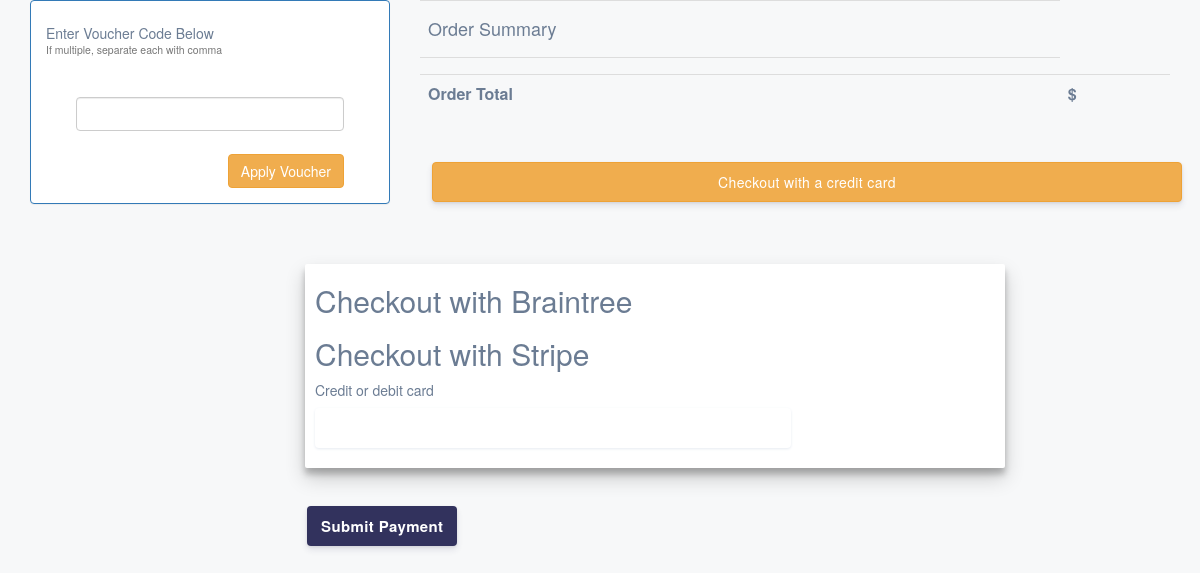
Before: /cart/checkout/ (signed in) with the older database file.
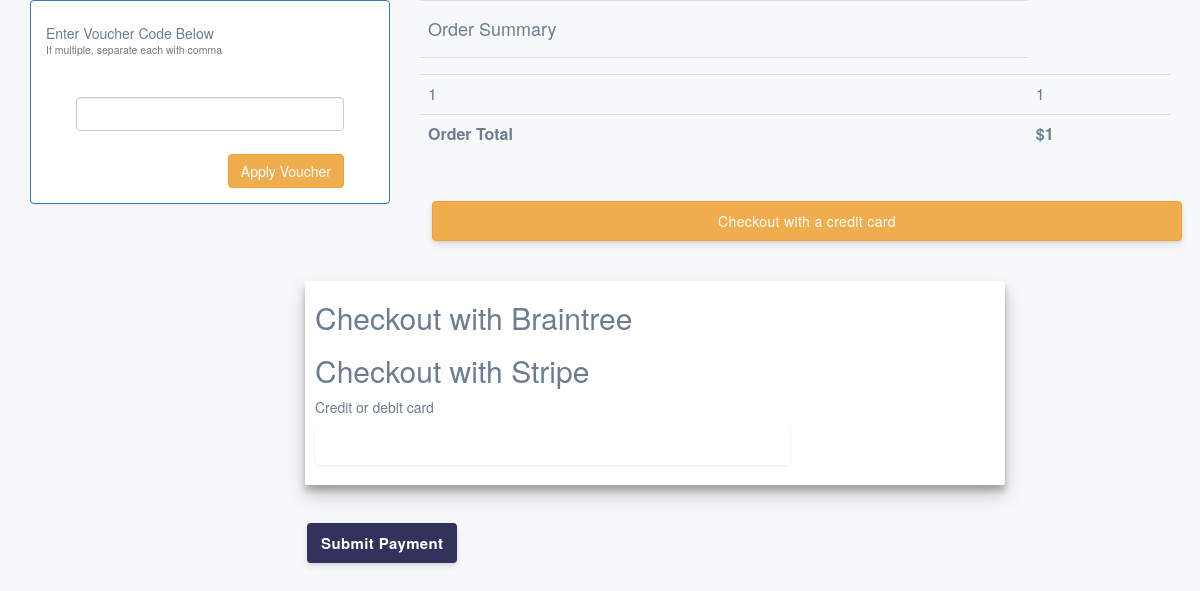
After: the same page with the newer database file.
### shopping_cart/models.py (models this page shows, shortened)
class OrderItem(models.Model):
    product = models.OneToOneField(Product, on_delete=models.SET_NULL, null=True)
    is_ordered = models.BooleanField(default=False)
    date_added = models.DateTimeField(auto_now=True)
    date_ordered = models.DateTimeField(null=True)
    def __str__(self):
        return '{0}'.format(self.id)

class Order(models.Model):
    ref_code = models.CharField(max_length=15)
    owner = models.ForeignKey(Profile, on_delete=models.SET_NULL, null=True)
    is_ordered = models.BooleanField(default=False)
    items = models.ManyToManyField(OrderItem)
    date_ordered = models.DateTimeField(auto_now=True)
    def get_cart_items(self):
        return self.items.all()
    def get_cart_total(self):
        return sum([item.product.price for item in self.items.all()])

### products/models.py (models this page shows, shortened)
class Product(models.Model):
    country = models.CharField(max_length=50, verbose_name='Страна')
    state = models.CharField(max_length=50, verbose_name='Штат')
    city = models.CharField(max_length=50, verbose_name='Город')
    data = models.CharField(max_length=100, verbose_name='Дата')
    status = models.CharField(max_length=50, verbose_name='Статус')
    number_track = models.CharField(max_length=50, verbose_name='Номер трека')
    price = models.IntegerField()

### shopping_cart/views.py (the view, shortened to what this page needs)
@login_required()
def checkout(request, **kwargs):
    client_token = 1#generate_client_token()
    existing_order = get_user_pending_order(request)
    publishKey = settings.STRIPE_PUBLISHABLE_KEY
    context = {
        'order': existing_order,
        'client_token': client_token,
        'STRIPE_PUBLISHABLE_KEY': publishKey
    }
    return render(request, 'shopping_cart/checkout.html', context)

### shopping_cart/views.py (called while the page is built)
def get_user_pending_order(request):
    user_profile = get_object_or_404(Profile, user=request.user)
    order = Order.objects.filter(owner=user_profile, is_ordered=False)
    if order.exists():
        return order[0]
    return 0

### shopping_cart/templates/shopping_cart/checkout.html (shortened to what this page needs)
{% load static %}
<!DOCTYPE html>
<html lang="en">
<head>
    <link href="https://maxcdn.bootstrapcdn.com/bootstrap/3.3.7/css/bootstrap.min.css" type="text/css" rel="stylesheet">
    <link rel="stylesheet" type="text/css" href="{% static 'css/checkout.css' %}">
</head>
<body>
    <div class="container">
    <section>
      <div class="row" id="tablerow">
      <div class="col-md-4 col-xs-12">
        <div class="panel panel-primary">
          <div class="panel-body">
            <h5>Enter Voucher Code Below<br><small>If multiple, separate each with comma</small></h5>
            <div>
              <form action="." method="post">
                <input type="text"  name="voucher_codes" class="form-control" id="voucher_code" required>
                <br>
                <span>
                  <input type="submit" class="btn btn-warning pull-right" value="Apply Voucher">
                </span>
              </form>
            </div>
          </div>
        </div>
      </div>
      <div class="col-md-8 col-xs-12">
        <table class="table">
          <tr>
            <td><h4>Order Summary</h4></td>
          </tr>
          <tr>
            <td>
              {% for item in order.get_cart_items %}
                <tr>
                  <td>{{ item }}</td>
                  <td>{{ item.product.price }}</td>
                </tr>
              {% endfor %}
            </td>
          </tr>
          <tr>
            <td><strong>Order Total</strong> </td>
            <td> <strong>${{ order.get_cart_total }}</strong></td>
          </tr>
        </table>
        <button onclick="toggleDisplay();" class="btn btn-warning" style="width: 100%;">Checkout with a credit card</button>
      </div>
     </div>
    </section>
<div id="collapseStripe" class="wrapper">
  <form action="." method="post" id="payment-form">
    <div id="checkoutMethods">
      <div style="margin: 10px;">
        <h2>Checkout with Braintree</h2>
        <h2>Checkout with Stripe</h2>
        <div class="form-row">
          <label for="card-element">
            Credit or debit card
          </label>
          <div id="card-element" class="StripeElement StripeElement--empty"><div class="__PrivateStripeElement" style="margin: 0px !important; padding: 0px !important; border: none !important; display: block !important; background: transparent !important; position: relative !important; opacity: 1 !important;"><iframe frameborder="0" allowtransparency="true" scrolling="no" name="__privateStripeFrame3" allowpaymentrequest="true" src="https://js.stripe.com/v3/elements-inner-card-8a434729e4eb82355db4882974049278.html#style[base][color]=%2332325d&amp;style[base][lineHeight]=18px&amp;style[base][fontFamily]=%22Helvetica+Neue%22%2C+Helvetica%2C+sans-serif&amp;style[base][fontSmoothing]=antialiased&amp;style[base][fontSize]=16px&amp;style[base][::placeholder][color]=%23aab7c4&amp;style[invalid][color]=%23fa755a&amp;style[invalid][iconColor]=%23fa755a&amp;componentName=card&amp;wait=false&amp;rtl=false&amp;features[noop]=false&amp;origin=https%3A%2F%2Fstripe.com&amp;referrer=https%3A%2F%2Fstripe.com%2Fdocs%2Fstripe-js%2Felements%2Fquickstart&amp;controllerId=__privateStripeController0" title="Secure payment input frame" style="border: none !important; margin: 0px !important; padding: 0px !important; width: 1px !important; min-width: 100% !important; overflow: hidden !important; display: block !important; height: 18px;"></div></div>
          <div id="card-errors" role="alert"></div>
        </div>
      </div>
    </div>
    <button>Submit Payment</button>
  </form>
  </div>
</div>
</body>
</html>

Changed rows visible on the page:
added OrderItem: id "1", product.price "1"
added Order: get_cart_total "1"
